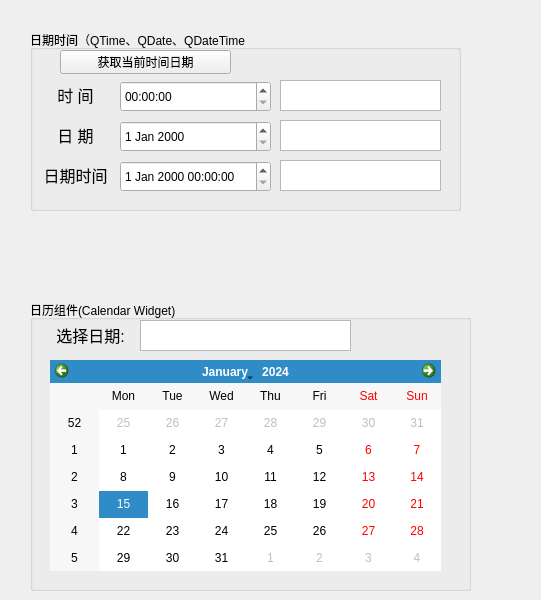
<?xml version="1.0" encoding="UTF-8"?>
<ui version="4.0">
 <class>Widget</class>
 <widget class="QWidget" name="Widget">
  <property name="geometry">
   <rect>
    <x>0</x>
    <y>0</y>
    <width>541</width>
    <height>600</height>
   </rect>
  </property>
  <property name="windowTitle">
   <string>Widget</string>
  </property>
  <widget class="QGroupBox" name="datatimeBox">
   <property name="geometry">
    <rect>
     <x>30</x>
     <y>30</y>
     <width>431</width>
     <height>181</height>
    </rect>
   </property>
   <property name="title">
    <string>日期时间（QTime、QDate、QDateTime</string>
   </property>
   <widget class="QTimeEdit" name="timeEdit">
    <property name="geometry">
     <rect>
      <x>90</x>
      <y>51</y>
      <width>151</width>
      <height>31</height>
     </rect>
    </property>
   </widget>
   <widget class="QLabel" name="timeTabel">
    <property name="geometry">
     <rect>
      <x>20</x>
      <y>50</y>
      <width>51</width>
      <height>31</height>
     </rect>
    </property>
    <property name="text">
     <string>&lt;html&gt;&lt;head/&gt;&lt;body&gt;&lt;p align=&quot;center&quot;&gt;&lt;span style=&quot; font-size:12pt;&quot;&gt;时	间&lt;/span&gt;&lt;/p&gt;&lt;/body&gt;&lt;/html&gt;</string>
    </property>
   </widget>
   <widget class="QLabel" name="dateLabel">
    <property name="geometry">
     <rect>
      <x>20</x>
      <y>90</y>
      <width>51</width>
      <height>31</height>
     </rect>
    </property>
    <property name="text">
     <string>&lt;html&gt;&lt;head/&gt;&lt;body&gt;&lt;p align=&quot;center&quot;&gt;&lt;span style=&quot; font-size:12pt;&quot;&gt;日 期&lt;/span&gt;&lt;/p&gt;&lt;/body&gt;&lt;/html&gt;</string>
    </property>
   </widget>
   <widget class="QDateEdit" name="dateEdit">
    <property name="geometry">
     <rect>
      <x>90</x>
      <y>91</y>
      <width>151</width>
      <height>31</height>
     </rect>
    </property>
   </widget>
   <widget class="QLabel" name="datatimeLabel">
    <property name="geometry">
     <rect>
      <x>10</x>
      <y>130</y>
      <width>71</width>
      <height>31</height>
     </rect>
    </property>
    <property name="text">
     <string>&lt;html&gt;&lt;head/&gt;&lt;body&gt;&lt;p align=&quot;center&quot;&gt;&lt;span style=&quot; font-size:12pt;&quot;&gt;日期时间&lt;/span&gt;&lt;/p&gt;&lt;/body&gt;&lt;/html&gt;</string>
    </property>
   </widget>
   <widget class="QDateTimeEdit" name="dateTimeEdit">
    <property name="geometry">
     <rect>
      <x>90</x>
      <y>131</y>
      <width>151</width>
      <height>31</height>
     </rect>
    </property>
   </widget>
   <widget class="QPushButton" name="pushButton">
    <property name="geometry">
     <rect>
      <x>30</x>
      <y>20</y>
      <width>171</width>
      <height>24</height>
     </rect>
    </property>
    <property name="text">
     <string>获取当前时间日期</string>
    </property>
   </widget>
   <widget class="QPlainTextEdit" name="timePlainTextEdit">
    <property name="geometry">
     <rect>
      <x>250</x>
      <y>50</y>
      <width>161</width>
      <height>31</height>
     </rect>
    </property>
   </widget>
   <widget class="QPlainTextEdit" name="datePlainTextEdit">
    <property name="geometry">
     <rect>
      <x>250</x>
      <y>90</y>
      <width>161</width>
      <height>31</height>
     </rect>
    </property>
   </widget>
   <widget class="QPlainTextEdit" name="datetimePlainEdit">
    <property name="geometry">
     <rect>
      <x>250</x>
      <y>130</y>
      <width>161</width>
      <height>31</height>
     </rect>
    </property>
   </widget>
  </widget>
  <widget class="QCalendarWidget" name="calendarWidget">
   <property name="geometry">
    <rect>
     <x>50</x>
     <y>360</y>
     <width>391</width>
     <height>211</height>
    </rect>
   </property>
  </widget>
  <widget class="QGroupBox" name="calendarBox">
   <property name="geometry">
    <rect>
     <x>30</x>
     <y>300</y>
     <width>441</width>
     <height>291</height>
    </rect>
   </property>
   <property name="title">
    <string>日历组件(Calendar Widget)</string>
   </property>
   <widget class="QLabel" name="calendarLabel">
    <property name="geometry">
     <rect>
      <x>20</x>
      <y>20</y>
      <width>81</width>
      <height>31</height>
     </rect>
    </property>
    <property name="text">
     <string>&lt;html&gt;&lt;head/&gt;&lt;body&gt;&lt;p align=&quot;center&quot;&gt;&lt;span style=&quot; font-size:12pt;&quot;&gt;选择日期:&lt;/span&gt;&lt;/p&gt;&lt;/body&gt;&lt;/html&gt;</string>
    </property>
   </widget>
   <widget class="QPlainTextEdit" name="calendarPlainTextEdit">
    <property name="geometry">
     <rect>
      <x>110</x>
      <y>20</y>
      <width>211</width>
      <height>31</height>
     </rect>
    </property>
   </widget>
  </widget>
  <zorder>calendarBox</zorder>
  <zorder>datatimeBox</zorder>
  <zorder>calendarWidget</zorder>
 </widget>
 <resources/>
 <connections/>
</ui>
